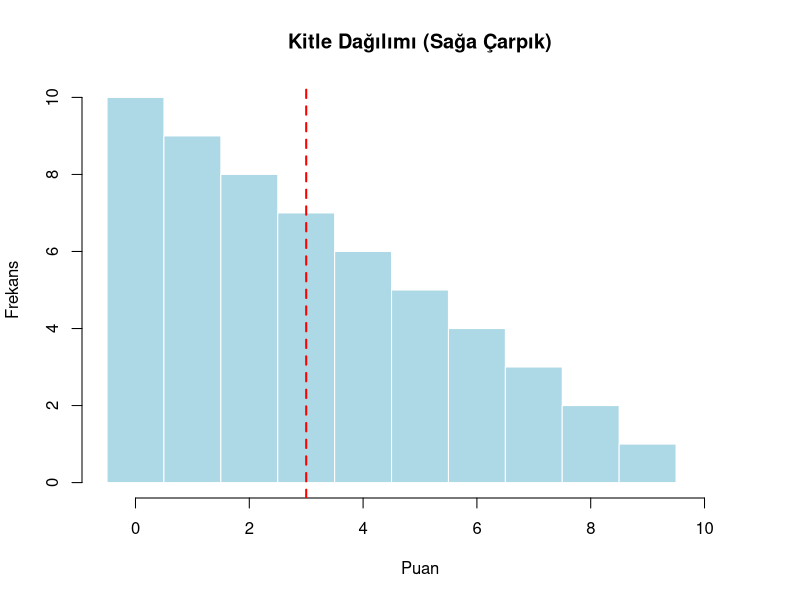
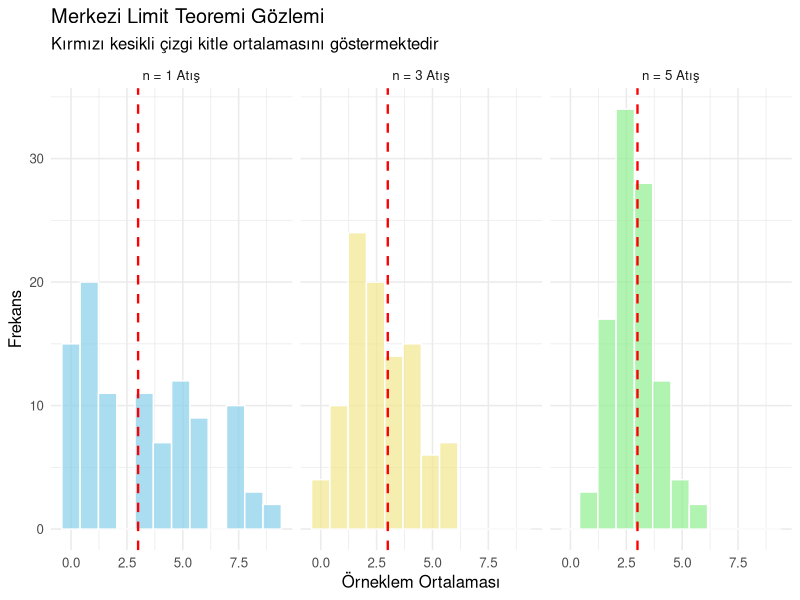

Write R code to recreate these figures, in order.
## ---- chunk 1
#| label: paketler-ve-ayarlar
#| include: false
library(ggplot2)
library(dplyr)
library(tidyr)
## ---- chunk 2
#| label: kitle-tanimi
# Puanlar (0'dan 10'a) ve tersten atış frekansları (10'dan 0'a)
puanlar <- 0:10
frekanslar <- 10:0

# Kitle vektörünün rep() ile türetilmesi
kitle <- rep(puanlar, frekanslar)

# Kitle özet istatistikleri
kitle_ort <- mean(kitle)
kitle_ss <- sd(kitle)
## ---- chunk 3
#| label: fig-kitle-grafik
#| fig-cap: "Kitle Dağılımı (Sağa Çarpık)"
#| fig-width: 6
#| fig-height: 4

hist(kitle, breaks = seq(-0.5, 10.5, 1), col = "lightblue", border = "white",
     main = "Kitle Dağılımı (Sağa Çarpık)", 
     xlab = "Puan", ylab = "Frekans")
abline(v = kitle_ort, col = "red", lwd = 2, lty = 2)
## ---- chunk 4
#| label: simulasyon-hesabi
set.seed(26)
n_tekrar <- 100

# n = 1, 3 ve 5 için 100'er kez ortalama hesaplama
ort_n1 <- replicate(n_tekrar, mean(sample(kitle, size = 1, replace = TRUE)))
ort_n3 <- replicate(n_tekrar, mean(sample(kitle, size = 3, replace = TRUE)))
ort_n5 <- replicate(n_tekrar, mean(sample(kitle, size = 5, replace = TRUE)))

# Verileri Quarto ve ggplot2 için düzenleme
sim_veri <- data.frame(
  n1 = ort_n1,
  n3 = ort_n3,
  n5 = ort_n5
) |> 
  pivot_longer(cols = everything(), names_to = "Orneklem_Boyutu", values_to = "Ortalama") |> 
  mutate(Orneklem_Boyutu = factor(Orneklem_Boyutu, 
                                  levels = c("n1", "n3", "n5"),
                                  labels = c("n = 1 Atış", "n = 3 Atış", "n = 5 Atış")))
## ---- chunk 5
#| label: fig-simulasyon-sonuc
#| fig-cap: "Farklı Örneklem Büyüklüklerinde Ortalamaların Dağılımı (100 Tekrar)"
#| fig-width: 9
#| fig-height: 4

ggplot(sim_veri, aes(x = Ortalama, fill = Orneklem_Boyutu)) +
  geom_histogram(bins = 12, colour = "white", alpha = 0.7) +
  geom_vline(xintercept = kitle_ort, colour = "red", linetype = "dashed", linewidth = 0.8) +
  facet_wrap(~ Orneklem_Boyutu, nrow = 1) +
  scale_fill_manual(values = c("skyblue", "khaki", "lightgreen")) +
  labs(title = "Merkezi Limit Teoremi Gözlemi",
       subtitle = "Kırmızı kesikli çizgi kitle ortalamasını göstermektedir",
       x = "Örneklem Ortalaması", y = "Frekans") +
  theme_minimal(base_size = 12) +
  theme(legend.position = "none")
## ---- chunk 6
#| label: tbl-ozet-istatistikler
# Örneklem ortalamalarının ve standart hatalarının özet tablosu
ozet_tablo <- sim_veri |> 
  group_by(Orneklem_Boyutu) |> 
  summarise(
    `Ortalamaların Ortalaması` = round(mean(Ortalama), 3),
    `Standart Hata (SH)` = round(sd(Ortalama), 3)
  )

knitr::kable(ozet_tablo, caption = "Örneklem Büyüklüğüne Göre İstatistikler")
